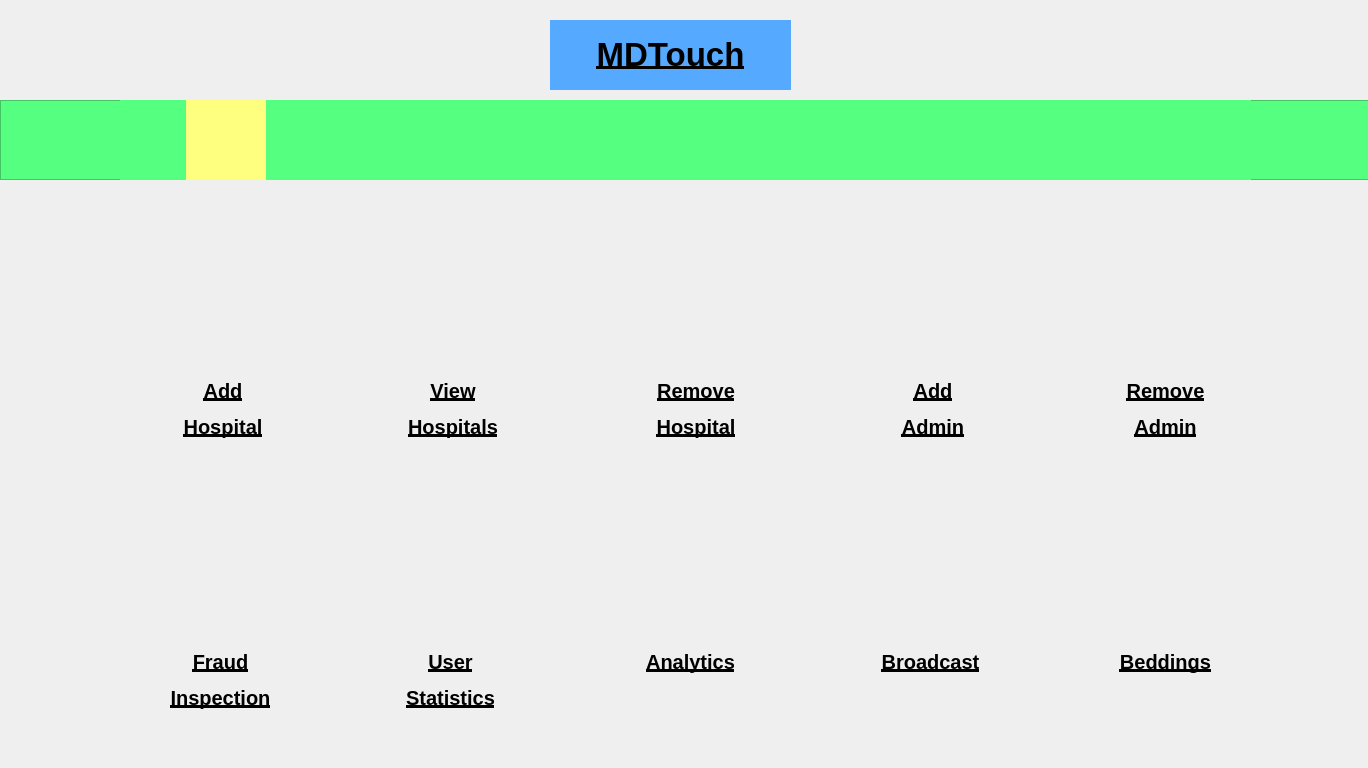
<?xml version="1.0" encoding="UTF-8"?>
<ui version="4.0">
 <class>superadminHospitals</class>
 <widget class="QMainWindow" name="superadminHospitals">
  <property name="geometry">
   <rect>
    <x>0</x>
    <y>0</y>
    <width>1368</width>
    <height>768</height>
   </rect>
  </property>
  <property name="windowTitle">
   <string>MainWindow</string>
  </property>
  <property name="styleSheet">
   <string notr="true"/>
  </property>
  <widget class="QWidget" name="centralwidget">
   <widget class="QLabel" name="title">
    <property name="geometry">
     <rect>
      <x>550</x>
      <y>20</y>
      <width>241</width>
      <height>70</height>
     </rect>
    </property>
    <property name="sizePolicy">
     <sizepolicy hsizetype="Fixed" vsizetype="Fixed">
      <horstretch>0</horstretch>
      <verstretch>0</verstretch>
     </sizepolicy>
    </property>
    <property name="minimumSize">
     <size>
      <width>0</width>
      <height>50</height>
     </size>
    </property>
    <property name="maximumSize">
     <size>
      <width>400</width>
      <height>70</height>
     </size>
    </property>
    <property name="styleSheet">
     <string notr="true">background-color: rgb(85, 170, 255);</string>
    </property>
    <property name="text">
     <string>&lt;!DOCTYPE HTML PUBLIC &quot;-//W3C//DTD HTML 4.0//EN&quot; &quot;http://www.w3.org/TR/REC-html40/strict.dtd&quot;&gt;
&lt;html&gt;&lt;head&gt;&lt;meta name=&quot;qrichtext&quot; content=&quot;1&quot; /&gt;&lt;style type=&quot;text/css&quot;&gt;
p, li { white-space: pre-wrap; }
&lt;/style&gt;&lt;/head&gt;&lt;body style=&quot; font-family:'MS Shell Dlg 2'; font-size:8pt; font-weight:400; font-style:normal;&quot;&gt;
&lt;p align=&quot;center&quot; style=&quot; margin-top:12px; margin-bottom:12px; margin-left:0px; margin-right:0px; -qt-block-indent:0; text-indent:0px;&quot;&gt;&lt;span style=&quot; font-size:25pt; font-weight:600; text-decoration: underline;&quot;&gt;MDTouch&lt;/span&gt;&lt;/p&gt;&lt;/body&gt;&lt;/html&gt;</string>
    </property>
   </widget>
   <widget class="QWidget" name="horizontalLayoutWidget">
    <property name="geometry">
     <rect>
      <x>50</x>
      <y>220</y>
      <width>1291</width>
      <height>171</height>
     </rect>
    </property>
    <layout class="QHBoxLayout" name="horizontalLayout">
     <item>
      <widget class="QPushButton" name="addHospital">
       <property name="maximumSize">
        <size>
         <width>120</width>
         <height>120</height>
        </size>
       </property>
       <property name="styleSheet">
        <string notr="true">border:none;</string>
       </property>
       <property name="text">
        <string/>
       </property>
       <property name="icon">
        <iconset>
         <normaloff>../MdTouch/Images/add_hospital.png</normaloff>../MdTouch/Images/add_hospital.png</iconset>
       </property>
       <property name="iconSize">
        <size>
         <width>100</width>
         <height>100</height>
        </size>
       </property>
      </widget>
     </item>
     <item>
      <widget class="QPushButton" name="viewHospitals">
       <property name="maximumSize">
        <size>
         <width>120</width>
         <height>120</height>
        </size>
       </property>
       <property name="styleSheet">
        <string notr="true">border:none;</string>
       </property>
       <property name="text">
        <string/>
       </property>
       <property name="icon">
        <iconset>
         <normaloff>../MdTouch/Images/search_hospital.png</normaloff>../MdTouch/Images/search_hospital.png</iconset>
       </property>
       <property name="iconSize">
        <size>
         <width>100</width>
         <height>100</height>
        </size>
       </property>
      </widget>
     </item>
     <item>
      <widget class="QPushButton" name="removeHospital">
       <property name="maximumSize">
        <size>
         <width>120</width>
         <height>120</height>
        </size>
       </property>
       <property name="styleSheet">
        <string notr="true">border:none;</string>
       </property>
       <property name="text">
        <string/>
       </property>
       <property name="icon">
        <iconset>
         <normaloff>../MdTouch/Images/remove_hospital.png</normaloff>../MdTouch/Images/remove_hospital.png</iconset>
       </property>
       <property name="iconSize">
        <size>
         <width>100</width>
         <height>100</height>
        </size>
       </property>
      </widget>
     </item>
     <item>
      <widget class="QPushButton" name="addAdmin">
       <property name="maximumSize">
        <size>
         <width>120</width>
         <height>120</height>
        </size>
       </property>
       <property name="styleSheet">
        <string notr="true">border:none;</string>
       </property>
       <property name="text">
        <string/>
       </property>
       <property name="icon">
        <iconset>
         <normaloff>../MdTouch/Images/add_admin.jpg</normaloff>../MdTouch/Images/add_admin.jpg</iconset>
       </property>
       <property name="iconSize">
        <size>
         <width>100</width>
         <height>100</height>
        </size>
       </property>
      </widget>
     </item>
     <item>
      <widget class="QPushButton" name="removeAdmin">
       <property name="maximumSize">
        <size>
         <width>120</width>
         <height>120</height>
        </size>
       </property>
       <property name="styleSheet">
        <string notr="true">border:none;</string>
       </property>
       <property name="text">
        <string/>
       </property>
       <property name="icon">
        <iconset>
         <normaloff>../MdTouch/Images/remove_admin.jpg</normaloff>../MdTouch/Images/remove_admin.jpg</iconset>
       </property>
       <property name="iconSize">
        <size>
         <width>100</width>
         <height>100</height>
        </size>
       </property>
      </widget>
     </item>
    </layout>
   </widget>
   <widget class="QWidget" name="horizontalLayoutWidget_2">
    <property name="geometry">
     <rect>
      <x>50</x>
      <y>500</y>
      <width>1281</width>
      <height>161</height>
     </rect>
    </property>
    <layout class="QHBoxLayout" name="horizontalLayout_2">
     <item>
      <widget class="QPushButton" name="fraud">
       <property name="maximumSize">
        <size>
         <width>120</width>
         <height>120</height>
        </size>
       </property>
       <property name="mouseTracking">
        <bool>true</bool>
       </property>
       <property name="styleSheet">
        <string notr="true">border:none;</string>
       </property>
       <property name="text">
        <string/>
       </property>
       <property name="icon">
        <iconset>
         <normaloff>../MdTouch/Images/fraud.png</normaloff>../MdTouch/Images/fraud.png</iconset>
       </property>
       <property name="iconSize">
        <size>
         <width>100</width>
         <height>100</height>
        </size>
       </property>
       <property name="checkable">
        <bool>false</bool>
       </property>
      </widget>
     </item>
     <item>
      <widget class="QPushButton" name="users">
       <property name="maximumSize">
        <size>
         <width>120</width>
         <height>120</height>
        </size>
       </property>
       <property name="styleSheet">
        <string notr="true">border:none;</string>
       </property>
       <property name="text">
        <string/>
       </property>
       <property name="icon">
        <iconset>
         <normaloff>../MdTouch/Images/users.png</normaloff>../MdTouch/Images/users.png</iconset>
       </property>
       <property name="iconSize">
        <size>
         <width>100</width>
         <height>100</height>
        </size>
       </property>
      </widget>
     </item>
     <item>
      <widget class="QPushButton" name="analytics">
       <property name="maximumSize">
        <size>
         <width>120</width>
         <height>120</height>
        </size>
       </property>
       <property name="mouseTracking">
        <bool>true</bool>
       </property>
       <property name="styleSheet">
        <string notr="true">border:none;</string>
       </property>
       <property name="text">
        <string/>
       </property>
       <property name="icon">
        <iconset>
         <normaloff>../MdTouch/Images/statistics.png</normaloff>../MdTouch/Images/statistics.png</iconset>
       </property>
       <property name="iconSize">
        <size>
         <width>100</width>
         <height>100</height>
        </size>
       </property>
       <property name="checkable">
        <bool>false</bool>
       </property>
      </widget>
     </item>
     <item>
      <widget class="QPushButton" name="broadcast">
       <property name="maximumSize">
        <size>
         <width>120</width>
         <height>120</height>
        </size>
       </property>
       <property name="styleSheet">
        <string notr="true">border:none;
</string>
       </property>
       <property name="text">
        <string/>
       </property>
       <property name="icon">
        <iconset>
         <normaloff>../MdTouch/Images/broadcast.png</normaloff>../MdTouch/Images/broadcast.png</iconset>
       </property>
       <property name="iconSize">
        <size>
         <width>100</width>
         <height>100</height>
        </size>
       </property>
      </widget>
     </item>
     <item>
      <widget class="QPushButton" name="beds">
       <property name="maximumSize">
        <size>
         <width>120</width>
         <height>120</height>
        </size>
       </property>
       <property name="mouseTracking">
        <bool>true</bool>
       </property>
       <property name="styleSheet">
        <string notr="true">border:none;</string>
       </property>
       <property name="text">
        <string/>
       </property>
       <property name="icon">
        <iconset>
         <normaloff>../MdTouch/Images/hospital_beds.png</normaloff>../MdTouch/Images/hospital_beds.png</iconset>
       </property>
       <property name="iconSize">
        <size>
         <width>100</width>
         <height>100</height>
        </size>
       </property>
       <property name="checkable">
        <bool>false</bool>
       </property>
      </widget>
     </item>
    </layout>
   </widget>
   <widget class="QLabel" name="addHospitalLabel">
    <property name="geometry">
     <rect>
      <x>160</x>
      <y>370</y>
      <width>126</width>
      <height>78</height>
     </rect>
    </property>
    <property name="sizePolicy">
     <sizepolicy hsizetype="Fixed" vsizetype="Fixed">
      <horstretch>0</horstretch>
      <verstretch>0</verstretch>
     </sizepolicy>
    </property>
    <property name="text">
     <string>&lt;html&gt;&lt;head/&gt;&lt;body&gt;&lt;p align=&quot;center&quot;&gt;&lt;span style=&quot; font-size:15pt; font-weight:600; text-decoration: underline;&quot;&gt;Add&lt;/span&gt;&lt;/p&gt;&lt;p align=&quot;center&quot;&gt;&lt;span style=&quot; font-size:15pt; font-weight:600; text-decoration: underline;&quot;&gt;Hospital&lt;/span&gt;&lt;/p&gt;&lt;/body&gt;&lt;/html&gt;</string>
    </property>
   </widget>
   <widget class="QLabel" name="userLabel">
    <property name="geometry">
     <rect>
      <x>370</x>
      <y>650</y>
      <width>161</width>
      <height>81</height>
     </rect>
    </property>
    <property name="sizePolicy">
     <sizepolicy hsizetype="Fixed" vsizetype="Fixed">
      <horstretch>0</horstretch>
      <verstretch>0</verstretch>
     </sizepolicy>
    </property>
    <property name="text">
     <string>&lt;html&gt;&lt;head/&gt;&lt;body&gt;&lt;p align=&quot;center&quot;&gt;&lt;span style=&quot; font-size:15pt; font-weight:600; text-decoration: underline;&quot;&gt;User&lt;/span&gt;&lt;/p&gt;&lt;p align=&quot;center&quot;&gt;&lt;span style=&quot; font-size:15pt; font-weight:600; text-decoration: underline;&quot;&gt;Statistics&lt;/span&gt;&lt;/p&gt;&lt;/body&gt;&lt;/html&gt;</string>
    </property>
    <property name="alignment">
     <set>Qt::AlignLeading|Qt::AlignLeft|Qt::AlignTop</set>
    </property>
   </widget>
   <widget class="QLabel" name="analyticsLabel">
    <property name="geometry">
     <rect>
      <x>620</x>
      <y>650</y>
      <width>141</width>
      <height>51</height>
     </rect>
    </property>
    <property name="sizePolicy">
     <sizepolicy hsizetype="Fixed" vsizetype="Fixed">
      <horstretch>0</horstretch>
      <verstretch>0</verstretch>
     </sizepolicy>
    </property>
    <property name="text">
     <string>&lt;html&gt;&lt;head/&gt;&lt;body&gt;&lt;p align=&quot;center&quot;&gt;&lt;span style=&quot; font-size:15pt; font-weight:600; text-decoration: underline;&quot;&gt;Analytics&lt;/span&gt;&lt;/p&gt;&lt;/body&gt;&lt;/html&gt;</string>
    </property>
    <property name="alignment">
     <set>Qt::AlignLeading|Qt::AlignLeft|Qt::AlignTop</set>
    </property>
   </widget>
   <widget class="QLabel" name="broadcastLabel">
    <property name="geometry">
     <rect>
      <x>850</x>
      <y>650</y>
      <width>161</width>
      <height>61</height>
     </rect>
    </property>
    <property name="sizePolicy">
     <sizepolicy hsizetype="Fixed" vsizetype="Fixed">
      <horstretch>0</horstretch>
      <verstretch>0</verstretch>
     </sizepolicy>
    </property>
    <property name="text">
     <string>&lt;html&gt;&lt;head/&gt;&lt;body&gt;&lt;p align=&quot;center&quot;&gt;&lt;span style=&quot; font-size:15pt; font-weight:600; text-decoration: underline;&quot;&gt;Broadcast&lt;/span&gt;&lt;/p&gt;&lt;/body&gt;&lt;/html&gt;</string>
    </property>
    <property name="alignment">
     <set>Qt::AlignLeading|Qt::AlignLeft|Qt::AlignTop</set>
    </property>
   </widget>
   <widget class="QLabel" name="bedsLabel">
    <property name="geometry">
     <rect>
      <x>1090</x>
      <y>650</y>
      <width>151</width>
      <height>51</height>
     </rect>
    </property>
    <property name="sizePolicy">
     <sizepolicy hsizetype="Fixed" vsizetype="Fixed">
      <horstretch>0</horstretch>
      <verstretch>0</verstretch>
     </sizepolicy>
    </property>
    <property name="text">
     <string>&lt;html&gt;&lt;head/&gt;&lt;body&gt;&lt;p align=&quot;center&quot;&gt;&lt;span style=&quot; font-size:15pt; font-weight:600; text-decoration: underline;&quot;&gt;Beddings&lt;/span&gt;&lt;/p&gt;&lt;/body&gt;&lt;/html&gt;</string>
    </property>
    <property name="alignment">
     <set>Qt::AlignLeading|Qt::AlignLeft|Qt::AlignTop</set>
    </property>
   </widget>
   <widget class="QLabel" name="fraudLabel">
    <property name="geometry">
     <rect>
      <x>140</x>
      <y>650</y>
      <width>161</width>
      <height>81</height>
     </rect>
    </property>
    <property name="sizePolicy">
     <sizepolicy hsizetype="Fixed" vsizetype="Fixed">
      <horstretch>0</horstretch>
      <verstretch>0</verstretch>
     </sizepolicy>
    </property>
    <property name="text">
     <string>&lt;html&gt;&lt;head/&gt;&lt;body&gt;&lt;p align=&quot;center&quot;&gt;&lt;span style=&quot; font-size:15pt; font-weight:600; text-decoration: underline;&quot;&gt;Fraud&lt;/span&gt;&lt;/p&gt;&lt;p align=&quot;center&quot;&gt;&lt;span style=&quot; font-size:15pt; font-weight:600; text-decoration: underline;&quot;&gt;Inspection&lt;/span&gt;&lt;/p&gt;&lt;/body&gt;&lt;/html&gt;</string>
    </property>
    <property name="alignment">
     <set>Qt::AlignLeading|Qt::AlignLeft|Qt::AlignTop</set>
    </property>
   </widget>
   <widget class="QPushButton" name="back">
    <property name="geometry">
     <rect>
      <x>30</x>
      <y>0</y>
      <width>101</width>
      <height>100</height>
     </rect>
    </property>
    <property name="styleSheet">
     <string notr="true">border:none;</string>
    </property>
    <property name="text">
     <string/>
    </property>
    <property name="icon">
     <iconset>
      <normaloff>../MdTouch/Images/back.png</normaloff>../MdTouch/Images/back.png</iconset>
    </property>
    <property name="iconSize">
     <size>
      <width>80</width>
      <height>80</height>
     </size>
    </property>
   </widget>
   <widget class="QPushButton" name="logout">
    <property name="geometry">
     <rect>
      <x>1240</x>
      <y>10</y>
      <width>101</width>
      <height>91</height>
     </rect>
    </property>
    <property name="styleSheet">
     <string notr="true">border:none;</string>
    </property>
    <property name="text">
     <string/>
    </property>
    <property name="icon">
     <iconset>
      <normaloff>../MdTouch/Images/logout.jpg</normaloff>../MdTouch/Images/logout.jpg</iconset>
    </property>
    <property name="iconSize">
     <size>
      <width>80</width>
      <height>80</height>
     </size>
    </property>
   </widget>
   <widget class="QFrame" name="frame">
    <property name="geometry">
     <rect>
      <x>0</x>
      <y>100</y>
      <width>1371</width>
      <height>80</height>
     </rect>
    </property>
    <property name="styleSheet">
     <string notr="true">background-color: rgb(85, 255, 127);</string>
    </property>
    <property name="frameShape">
     <enum>QFrame::StyledPanel</enum>
    </property>
    <property name="frameShadow">
     <enum>QFrame::Raised</enum>
    </property>
    <widget class="QWidget" name="horizontalLayoutWidget_3">
     <property name="geometry">
      <rect>
       <x>120</x>
       <y>0</y>
       <width>1131</width>
       <height>80</height>
      </rect>
     </property>
     <layout class="QHBoxLayout" name="horizontalLayout_4">
      <item>
       <widget class="QPushButton" name="hospitals">
        <property name="maximumSize">
         <size>
          <width>80</width>
          <height>80</height>
         </size>
        </property>
        <property name="styleSheet">
         <string notr="true">background-color: rgb(255, 255, 127);
border:none;</string>
        </property>
        <property name="text">
         <string/>
        </property>
        <property name="icon">
         <iconset>
          <normaloff>../MdTouch/Images/hospital.png</normaloff>../MdTouch/Images/hospital.png</iconset>
        </property>
        <property name="iconSize">
         <size>
          <width>50</width>
          <height>50</height>
         </size>
        </property>
       </widget>
      </item>
      <item>
       <widget class="QPushButton" name="events">
        <property name="maximumSize">
         <size>
          <width>80</width>
          <height>80</height>
         </size>
        </property>
        <property name="styleSheet">
         <string notr="true">border:none;</string>
        </property>
        <property name="text">
         <string/>
        </property>
        <property name="icon">
         <iconset>
          <normaloff>../MdTouch/Images/event.jpg</normaloff>../MdTouch/Images/event.jpg</iconset>
        </property>
        <property name="iconSize">
         <size>
          <width>50</width>
          <height>50</height>
         </size>
        </property>
       </widget>
      </item>
      <item>
       <widget class="QPushButton" name="bloodBank">
        <property name="maximumSize">
         <size>
          <width>80</width>
          <height>80</height>
         </size>
        </property>
        <property name="styleSheet">
         <string notr="true">border:none;</string>
        </property>
        <property name="text">
         <string/>
        </property>
        <property name="icon">
         <iconset>
          <normaloff>../MdTouch/Images/bloodbank.png</normaloff>../MdTouch/Images/bloodbank.png</iconset>
        </property>
        <property name="iconSize">
         <size>
          <width>50</width>
          <height>50</height>
         </size>
        </property>
       </widget>
      </item>
      <item>
       <widget class="QPushButton" name="testCenters">
        <property name="maximumSize">
         <size>
          <width>80</width>
          <height>80</height>
         </size>
        </property>
        <property name="styleSheet">
         <string notr="true">border:none;</string>
        </property>
        <property name="text">
         <string/>
        </property>
        <property name="icon">
         <iconset>
          <normaloff>../MdTouch/Images/test_2.png</normaloff>../MdTouch/Images/test_2.png</iconset>
        </property>
        <property name="iconSize">
         <size>
          <width>50</width>
          <height>50</height>
         </size>
        </property>
       </widget>
      </item>
      <item>
       <widget class="QPushButton" name="doctors">
        <property name="maximumSize">
         <size>
          <width>80</width>
          <height>80</height>
         </size>
        </property>
        <property name="styleSheet">
         <string notr="true">border:none;</string>
        </property>
        <property name="text">
         <string/>
        </property>
        <property name="icon">
         <iconset>
          <normaloff>../MdTouch/Images/doctor.png</normaloff>../MdTouch/Images/doctor.png</iconset>
        </property>
        <property name="iconSize">
         <size>
          <width>50</width>
          <height>50</height>
         </size>
        </property>
       </widget>
      </item>
      <item>
       <widget class="QPushButton" name="dispensary">
        <property name="maximumSize">
         <size>
          <width>80</width>
          <height>80</height>
         </size>
        </property>
        <property name="styleSheet">
         <string notr="true">border:none;</string>
        </property>
        <property name="text">
         <string/>
        </property>
        <property name="icon">
         <iconset>
          <normaloff>../MdTouch/Images/dispensary.png</normaloff>../MdTouch/Images/dispensary.png</iconset>
        </property>
        <property name="iconSize">
         <size>
          <width>50</width>
          <height>50</height>
         </size>
        </property>
       </widget>
      </item>
      <item>
       <widget class="QPushButton" name="emergency">
        <property name="maximumSize">
         <size>
          <width>80</width>
          <height>80</height>
         </size>
        </property>
        <property name="styleSheet">
         <string notr="true">border:none;</string>
        </property>
        <property name="text">
         <string/>
        </property>
        <property name="icon">
         <iconset>
          <normaloff>../MdTouch/Images/ambulance.png</normaloff>../MdTouch/Images/ambulance.png</iconset>
        </property>
        <property name="iconSize">
         <size>
          <width>50</width>
          <height>50</height>
         </size>
        </property>
       </widget>
      </item>
     </layout>
    </widget>
   </widget>
   <widget class="QLabel" name="removeHospitalLabel">
    <property name="geometry">
     <rect>
      <x>640</x>
      <y>370</y>
      <width>112</width>
      <height>78</height>
     </rect>
    </property>
    <property name="sizePolicy">
     <sizepolicy hsizetype="Fixed" vsizetype="Fixed">
      <horstretch>0</horstretch>
      <verstretch>0</verstretch>
     </sizepolicy>
    </property>
    <property name="text">
     <string>&lt;html&gt;&lt;head/&gt;&lt;body&gt;&lt;p align=&quot;center&quot;&gt;&lt;span style=&quot; font-size:15pt; font-weight:600; text-decoration: underline;&quot;&gt;Remove&lt;/span&gt;&lt;/p&gt;&lt;p align=&quot;center&quot;&gt;&lt;span style=&quot; font-size:15pt; font-weight:600; text-decoration: underline;&quot;&gt;Hospital&lt;/span&gt;&lt;/p&gt;&lt;/body&gt;&lt;/html&gt;</string>
    </property>
   </widget>
   <widget class="QLabel" name="addAdminLabel">
    <property name="geometry">
     <rect>
      <x>890</x>
      <y>370</y>
      <width>86</width>
      <height>78</height>
     </rect>
    </property>
    <property name="sizePolicy">
     <sizepolicy hsizetype="Fixed" vsizetype="Fixed">
      <horstretch>0</horstretch>
      <verstretch>0</verstretch>
     </sizepolicy>
    </property>
    <property name="text">
     <string>&lt;html&gt;&lt;head/&gt;&lt;body&gt;&lt;p align=&quot;center&quot;&gt;&lt;span style=&quot; font-size:15pt; font-weight:600; text-decoration: underline;&quot;&gt;Add&lt;/span&gt;&lt;/p&gt;&lt;p align=&quot;center&quot;&gt;&lt;span style=&quot; font-size:15pt; font-weight:600; text-decoration: underline;&quot;&gt;Admin&lt;/span&gt;&lt;/p&gt;&lt;/body&gt;&lt;/html&gt;</string>
    </property>
   </widget>
   <widget class="QLabel" name="removeAdminLabel">
    <property name="geometry">
     <rect>
      <x>1110</x>
      <y>370</y>
      <width>111</width>
      <height>78</height>
     </rect>
    </property>
    <property name="sizePolicy">
     <sizepolicy hsizetype="Fixed" vsizetype="Fixed">
      <horstretch>0</horstretch>
      <verstretch>0</verstretch>
     </sizepolicy>
    </property>
    <property name="text">
     <string>&lt;html&gt;&lt;head/&gt;&lt;body&gt;&lt;p align=&quot;center&quot;&gt;&lt;span style=&quot; font-size:15pt; font-weight:600; text-decoration: underline;&quot;&gt;Remove&lt;/span&gt;&lt;/p&gt;&lt;p align=&quot;center&quot;&gt;&lt;span style=&quot; font-size:15pt; font-weight:600; text-decoration: underline;&quot;&gt;Admin&lt;/span&gt;&lt;/p&gt;&lt;/body&gt;&lt;/html&gt;</string>
    </property>
   </widget>
   <widget class="QLabel" name="viewHospitalsLabel">
    <property name="geometry">
     <rect>
      <x>390</x>
      <y>370</y>
      <width>126</width>
      <height>78</height>
     </rect>
    </property>
    <property name="sizePolicy">
     <sizepolicy hsizetype="Fixed" vsizetype="Fixed">
      <horstretch>0</horstretch>
      <verstretch>0</verstretch>
     </sizepolicy>
    </property>
    <property name="text">
     <string>&lt;html&gt;&lt;head/&gt;&lt;body&gt;&lt;p align=&quot;center&quot;&gt;&lt;span style=&quot; font-size:15pt; font-weight:600; text-decoration: underline;&quot;&gt;View&lt;/span&gt;&lt;/p&gt;&lt;p align=&quot;center&quot;&gt;&lt;span style=&quot; font-size:15pt; font-weight:600; text-decoration: underline;&quot;&gt;Hospitals&lt;/span&gt;&lt;/p&gt;&lt;/body&gt;&lt;/html&gt;</string>
    </property>
   </widget>
  </widget>
 </widget>
 <resources/>
 <connections/>
</ui>
